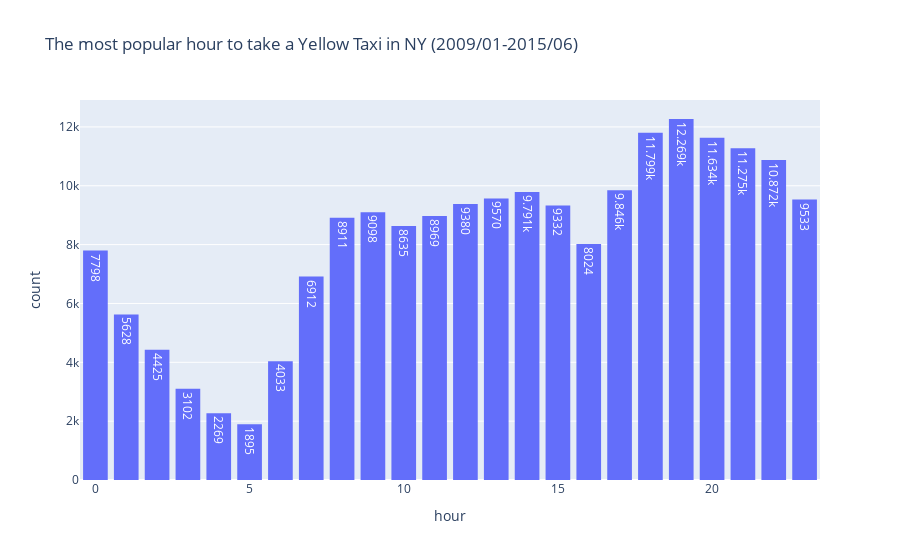

Write notebook code for a chart like this one.
### Code cell
taxi_hour_df = get_popular_taxi_hour_df()
plot_popular_hour(taxi_hour_df)

### Figure 1 — Plotly figure (JSON) as saved in the notebook; plotly's stock layout.template omitted (floating-point values rounded to 4 significant figures; data arrays with more than 128 entries replaced by an {"elided": "..."} marker saying what was removed)
{"data": [{"alignmentgroup": "True", "bingroup": "x", "hovertemplate": "hour=%{x}<br>count=%{y}<extra></extra>", "legendgroup": "", "marker": {"color": "#636efa", "pattern": {"shape": ""}}, "name": "", "offsetgroup": "", "orientation": "v", "showlegend": false, "texttemplate": "%{value}", "type": "histogram", "x": {"elided": "195000 int values"}, "xaxis": "x", "yaxis": "y"}], "layout": {"bargap": 0.2, "barmode": "relative", "legend": {"tracegroupgap": 0}, "title": {"text": "The most popular hour to take a Yellow Taxi in NY (2009/01-2015/06)"}, "xaxis": {"anchor": "y", "domain": [0, 1], "title": {"text": "hour"}}, "yaxis": {"anchor": "x", "domain": [0, 1], "title": {"text": "count"}}}}
